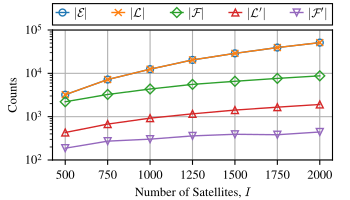

Reproduce this figure in Python.
import os

import matplotlib.pyplot as plt
import numpy as np

#create a figure with (2,1) subplots
FONT_SIZE = 9
fig_width_px = 350
fig_height_px = 200
dpi = 100  # Typical screen DPI, adjust if necessary
fig_width_in = fig_width_px / dpi
fig_height_in = fig_height_px / dpi

plt.rcParams.update({
    # --- make every normal string use Times or the best fall-back ----
    'font.family' : 'serif',
    'font.serif'  : ['Times New Roman', 'Times', 'Nimbus Roman', 'STIXGeneral'],
    # --- keep your existing sizing rules ----------------------------
    'font.size'        : FONT_SIZE,
    'axes.titlesize'   : FONT_SIZE,
    'axes.labelsize'   : FONT_SIZE,
    'xtick.labelsize'  : FONT_SIZE,
    'ytick.labelsize'  : FONT_SIZE,
    'legend.fontsize'  : FONT_SIZE,
})
plt.rc('mathtext', fontset='cm')


current_dir = os.path.dirname(os.path.abspath(__file__))
results_dir = os.path.join(current_dir, os.path.pardir, "test_computing_time_measurement")

# Plot the data
fig, axs = plt.subplots(1,1,)
fig.set_size_inches(fig_width_in, fig_height_in)  # 3.5 inches width, height adjusted to maintain aspect ratio

n_sat = [500, 750, 1000, 1250, 1500, 1750, 2000]
N_POINTS = 20
res = np.zeros((len(n_sat), 6, N_POINTS))
result_list = []
for i, n in enumerate(n_sat):    
    print(f"Processing n_sat = {n}")
    tmp_dir = "test_computing_time_measurement-2025-July-23-19-14-35-ail"
    fname = f"lpdsolver.n_pe.n_sat{n}.txt"
    data_file = os.path.join(results_dir, tmp_dir, fname)
    data = np.genfromtxt(data_file, delimiter=',')
    res[i, 0, :] = data[:, 3]
    
    fname = f"lpdsolver.n_pp.n_sat{n}.txt"
    data_file = os.path.join(results_dir, tmp_dir, fname)
    data = np.genfromtxt(data_file, delimiter=',')
    res[i, 1, :] = data[:, 3]

    result_list.append(data[:, 3])
    fname = f"lpdsolver.n_st.n_sat{n}.txt"
    data_file = os.path.join(results_dir, tmp_dir, fname)
    data = np.genfromtxt(data_file, delimiter=',')
    res[i, 2, :] = data[:, 3]

    fname = f"lpdsolver.n_cp.n_sat{n}.txt"
    data_file = os.path.join(results_dir, tmp_dir, fname)
    data = np.genfromtxt(data_file, delimiter=',')
    res[i, 3, :] = data[:, 3]

    # fname = f"lpdsolver.n_ce.n_sat{n}.txt"
    # data_file = os.path.join(results_dir, tmp_dir, fname)
    # data = np.genfromtxt(data_file, delimiter=',')
    # res[i, 4, :] = data[:, 3]

    fname = f"lpdsolver.n_fp.n_sat{n}.txt"
    data_file = os.path.join(results_dir, tmp_dir, fname)
    data = np.genfromtxt(data_file, delimiter=',')
    res[i, 4, :] = data[:, 3]


# colors = ["#FFD9B6","#FDBD88","#E96900","#AD4E00","#723300"]

markers = ['o', 'x', 'D', '^', 'v', 'x', '*']
lines1 = []
lines2 = []
for j in range(5):    
    data  = res[:, j, :]
    print(data.shape)
    data_mean = np.mean(data, axis=1).reshape(-1)
    line, = axs.plot(np.array(n_sat), data_mean, linewidth=1, marker=markers[j], linestyle='-',markerfacecolor='None',markersize=5)
    lines1.append(line)

axs.set_position([0.15, 0.2, 0.8, 0.65])
# axs.set_title('Beam Intensity')
axs.set_xlabel(r'Number of Satellites, $I$')
axs.set_ylabel(r'Counts')
# axs.set_xlim(1, N_POINTS)
axs.set_ylim(100, 1e5)
# axs.set_xscale('log')
axs.set_yscale('log')
axs.grid()
# Add a legend

data_name_list = [r'$|\mathcal{E}|$',r'$|\mathcal{L}|$', r'$|\mathcal{F}|$',r"$|\mathcal{L}'|$",r"$|\mathcal{F}'|$"]
# ncol = 3  # Number of columns in the legend
h, l = lines1, data_name_list
# nrows = -(-len(h) // ncol)                         # ceiling division
# idx   = np.arange(len(h))
# pad   = nrows * ncol - len(idx)
# idx   = np.concatenate([idx, np.full(pad, -1)])    # pad
# order = idx.reshape(nrows, ncol).T.ravel()
# order = order[order >= 0]                          # drop sentinels
# h = [h[i] for i in order]
# l = [l[i] for i in order]

leg = fig.legend(h,l,fontsize=FONT_SIZE, loc='lower left', bbox_to_anchor=(0.15, 0.875, 0.8, 0.15), mode="expand",ncol = 5 ,borderaxespad=0.,handlelength=1, handleheight= 0.8, handletextpad=0.4, 
frameon=True,          # draw a frame
fancybox=False,        # <-- square corners (like MATLAB)
edgecolor='black',     # black  frame edge
facecolor='white',     # white background
framealpha=1,          # fully opaque
borderpad=0.3,         # tight inner padding (font-size units)
labelspacing=0.2,      # tight vertical space between rows
)   
leg.get_frame().set_linewidth(0.8)  # MATLAB-thin border
# axs.add_artist(leg)

# leg = plt.legend(lines2, [r"$\beta=$"+f"{0.1+0.2*i:.1f}" for i in range(5)] ,fontsize=FONT_SIZE, loc='lower left', bbox_to_anchor=(0.125, 0.8, 0.7, 0.3), mode="expand",ncol = 3 ,borderaxespad=0.,handlelength=1, handleheight= 0.8, handletextpad=0.2, 
# frameon=True,          # draw a frame
# fancybox=False,        # <-- square corners (like MATLAB)
# edgecolor='black',     # black  frame edge
# facecolor='white',     # white background
# framealpha=1,          # fully opaque
# borderpad=0.5,         # tight inner padding (font-size units)
# labelspacing=0.1,      # tight vertical space between rows
# )   
# leg.get_frame().set_linewidth(0.8)  # MATLAB-thin border
# axs.add_artist(leg)

# Save the figure as a PDF
print("Saving figure to:", current_dir)
output_path = os.path.join(current_dir, os.path.splitext(os.path.basename(__file__))[0]) + '.pdf'

fig.savefig(output_path, format='pdf', pad_inches=0.)
